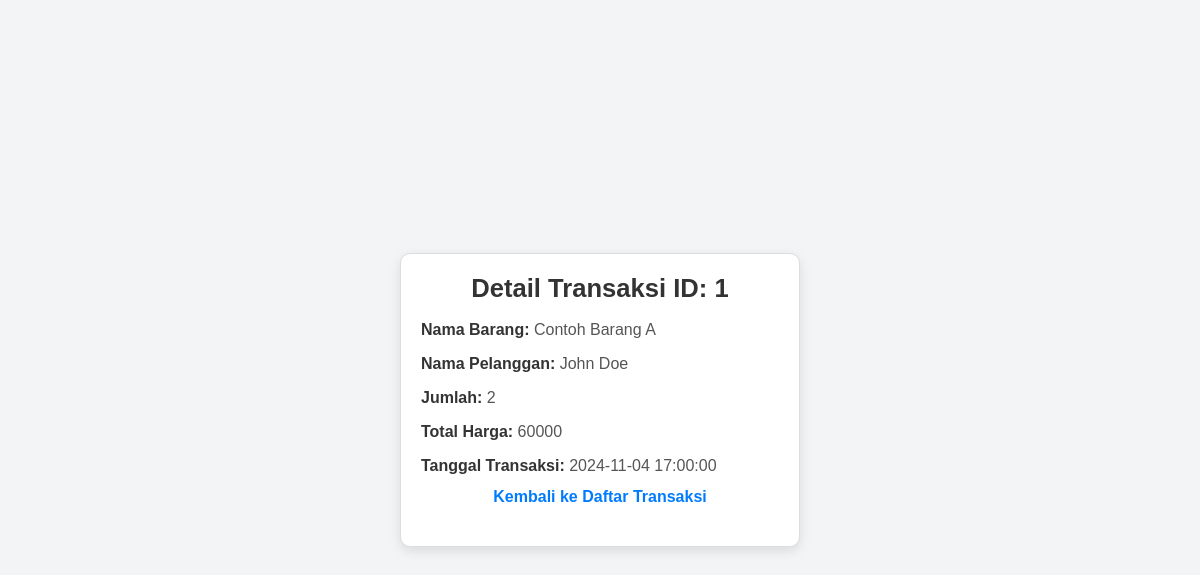
/index.php?controller=transaksi&action=detail&id=1, run on the app's committed database.
### tables this page shows
CREATE TABLE `transaksi` (
  `id_transaksi` int(11) NOT NULL,
  `kode_barang` varchar(35) NOT NULL,
  `id_pelanggan` varchar(35) NOT NULL,
  `jumlah` int(11) NOT NULL,
  `total_harga` int(11) NOT NULL,
  `tanggal_transaksi` timestamp NOT NULL DEFAULT current_timestamp() ON UPDATE current_timestamp()
);

CREATE TABLE `produk` (
  `kode_barang` varchar(35) NOT NULL,
  `nama_barang` varchar(50) NOT NULL,
  `harga` int(11) NOT NULL,
  `stok` int(11) NOT NULL
);

CREATE TABLE `pelanggan` (
  `id_pelanggan` varchar(35) NOT NULL,
  `nama_pelanggan` varchar(50) NOT NULL,
  `alamat` varchar(50) NOT NULL
);

### App/controllers/TransaksiController.php (called while the page is built, shortened)
<?php
require_once __DIR__ . '/../models/Transaksi.php';
class TransaksiController
{
    private $transaksiModel;
    public function __construct($db)
    {
        $this->transaksiModel = new Transaksi($db);
    }
    public function detail($id)
    {
        $transaksiDetail = $this->transaksiModel->getDetailTransaksi($id);
        require_once __DIR__ . '/../views/transaksi/detail.php';
    }
}

### App/models/transaksi.php (called while the page is built, shortened)
<?php
class Transaksi
{
    private $db;
    public function __construct($database)
    {
        $this->db = $database;
    }
    public function getDetailTransaksi($id)
    {
        $query = "SELECT t.id_transaksi, p.nama_barang, pel.nama_pelanggan, t.jumlah, t.total_harga, t.tanggal_transaksi
              FROM transaksi t
              JOIN produk p ON t.kode_barang = p.kode_barang
              JOIN pelanggan pel ON t.id_pelanggan = pel.id_pelanggan
              WHERE t.id_transaksi = :id";
        $stmt = $this->db->prepare($query);
        $stmt->bindParam(':id', $id);
        $stmt->execute();
        return $stmt->fetch(PDO::FETCH_ASSOC);
    }
}

### App/Views/Transaksi/detail.php (the view, shortened to what this page needs)
<!DOCTYPE html>
<html lang="id">
<head>
</head>
<body>
    <div class="card">
        <h2>Detail Transaksi ID: <?= htmlspecialchars($transaksiDetail['id_transaksi']) ?></h2>
        <p><strong>Nama Barang:</strong> <?= htmlspecialchars($transaksiDetail['nama_barang']) ?></p>
        <p><strong>Nama Pelanggan:</strong> <?= htmlspecialchars($transaksiDetail['nama_pelanggan']) ?></p>
        <p><strong>Jumlah:</strong> <?= htmlspecialchars($transaksiDetail['jumlah']) ?></p>
        <p><strong>Total Harga:</strong> <?= htmlspecialchars($transaksiDetail['total_harga']) ?></p>
        <p><strong>Tanggal Transaksi:</strong> <?= htmlspecialchars($transaksiDetail['tanggal_transaksi']) ?></p>
        <nav style="text-align: center;">
        <a href="index.php?controller=transaksi&action=index">Kembali ke Daftar Transaksi</a>
    </nav>
    </div>
</body>
</html>

### App/Views/Transaksi/detail.php (style rules this page uses)
* { margin: 0; padding: 0; box-sizing: border-box; }
body { font-family: Arial, sans-serif; background-color: #f3f4f6; color: #333; display: flex; justify-content: center; align-items: center; min-height: 100vh; padding: 20px; }
nav a { display: inline-block; margin-bottom: 20px; text-decoration: none; color: #007BFF; font-weight: bold; font-size: 1em; transition: color 0.3s ease; }
.card { background-color: #ffffff; border: 1px solid #ddd; border-radius: 10px; padding: 20px; width: 100%; max-width: 400px; box-shadow: 0px 4px 12px rgba(0, 0, 0, 0.1); text-align: left; }
.card h2 { font-size: 1.6em; color: #333; margin-bottom: 15px; text-align: center; }
.card p { margin: 10px 0; font-size: 1em; line-height: 1.5; color: #555; }
.card p strong { color: #333; }

### data on the page
transaksi: id_transaksi "1", kode_barang.nama_barang "Contoh Barang A", id_pelanggan.nama_pelanggan "John Doe", jumlah "2", total_harga "60000", tanggal_transaksi "2024-11-04 17:00:00"
